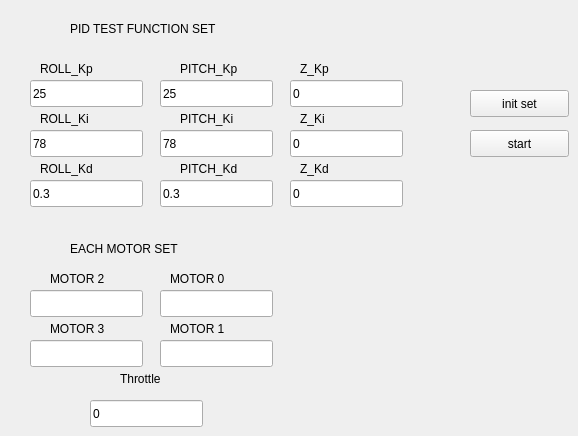
    <widget class="QWidget" name="tab_2">
     <attribute name="title">
      <string>PID Test</string>
     </attribute>
     <widget class="QLineEdit" name="motor1_offset_line">
      <property name="geometry">
       <rect>
        <x>160</x>
        <y>340</y>
        <width>113</width>
        <height>27</height>
       </rect>
      </property>
     </widget>
     <widget class="QLineEdit" name="pitch_ki_line">
      <property name="geometry">
       <rect>
        <x>160</x>
        <y>130</y>
        <width>113</width>
        <height>27</height>
       </rect>
      </property>
      <property name="text">
       <string>78</string>
      </property>
     </widget>
     <widget class="QLineEdit" name="motor0_offset_line">
      <property name="geometry">
       <rect>
        <x>160</x>
        <y>290</y>
        <width>113</width>
        <height>27</height>
       </rect>
      </property>
     </widget>
     <widget class="QLineEdit" name="pitch_kp_line">
      <property name="geometry">
       <rect>
        <x>160</x>
        <y>80</y>
        <width>113</width>
        <height>27</height>
       </rect>
      </property>
      <property name="text">
       <string>25</string>
      </property>
     </widget>
     <widget class="QLabel" name="label_7">
      <property name="geometry">
       <rect>
        <x>40</x>
        <y>160</y>
        <width>67</width>
        <height>17</height>
       </rect>
      </property>
      <property name="text">
       <string>ROLL_Kd</string>
      </property>
     </widget>
     <widget class="QLineEdit" name="roll_kd_line">
      <property name="geometry">
       <rect>
        <x>30</x>
        <y>180</y>
        <width>113</width>
        <height>27</height>
       </rect>
      </property>
      <property name="text">
       <string>0.3</string>
      </property>
     </widget>
     <widget class="QLabel" name="label_10">
      <property name="geometry">
       <rect>
        <x>180</x>
        <y>60</y>
        <width>67</width>
        <height>17</height>
       </rect>
      </property>
      <property name="text">
       <string>PITCH_Kp</string>
      </property>
     </widget>
     <widget class="QLabel" name="label_5">
      <property name="geometry">
       <rect>
        <x>40</x>
        <y>60</y>
        <width>67</width>
        <height>17</height>
       </rect>
      </property>
      <property name="text">
       <string>ROLL_Kp</string>
      </property>
     </widget>
     <widget class="QLabel" name="label_4">
      <property name="geometry">
       <rect>
        <x>50</x>
        <y>320</y>
        <width>67</width>
        <height>17</height>
       </rect>
      </property>
      <property name="text">
       <string>MOTOR 3</string>
      </property>
     </widget>
     <widget class="QLabel" name="label_6">
      <property name="geometry">
       <rect>
        <x>40</x>
        <y>110</y>
        <width>67</width>
        <height>17</height>
       </rect>
      </property>
      <property name="text">
       <string>ROLL_Ki</string>
      </property>
     </widget>
     <widget class="QLabel" name="label_15">
      <property name="geometry">
       <rect>
        <x>70</x>
        <y>20</y>
        <width>191</width>
        <height>17</height>
       </rect>
      </property>
      <property name="text">
       <string>PID TEST FUNCTION SET</string>
      </property>
     </widget>
     <widget class="QLabel" name="throutle_2">
      <property name="geometry">
       <rect>
        <x>120</x>
        <y>370</y>
        <width>67</width>
        <height>17</height>
       </rect>
      </property>
      <property name="text">
       <string>Throttle</string>
      </property>
     </widget>
     <widget class="QLabel" name="label_3">
      <property name="geometry">
       <rect>
        <x>50</x>
        <y>270</y>
        <width>67</width>
        <height>17</height>
       </rect>
      </property>
      <property name="text">
       <string>MOTOR 2</string>
      </property>
     </widget>
     <widget class="QPushButton" name="pid_test">
      <property name="geometry">
       <rect>
        <x>470</x>
        <y>130</y>
        <width>99</width>
        <height>27</height>
       </rect>
      </property>
      <property name="text">
       <string>start</string>
      </property>
     </widget>
     <widget class="QLineEdit" name="pitch_kd_line">
      <property name="geometry">
       <rect>
        <x>160</x>
        <y>180</y>
        <width>113</width>
        <height>27</height>
       </rect>
      </property>
      <property name="text">
       <string>0.3</string>
      </property>
     </widget>
     <widget class="QLineEdit" name="roll_ki_line">
      <property name="geometry">
       <rect>
        <x>30</x>
        <y>130</y>
        <width>113</width>
        <height>27</height>
       </rect>
      </property>
      <property name="text">
       <string>78</string>
      </property>
     </widget>
     <widget class="QLabel" name="label_16">
      <property name="geometry">
       <rect>
        <x>70</x>
        <y>240</y>
        <width>191</width>
        <height>17</height>
       </rect>
      </property>
      <property name="text">
       <string>EACH MOTOR SET</string>
      </property>
     </widget>
     <widget class="QLabel" name="label_8">
      <property name="geometry">
       <rect>
        <x>180</x>
        <y>110</y>
        <width>67</width>
        <height>17</height>
       </rect>
      </property>
      <property name="text">
       <string>PITCH_Ki</string>
      </property>
     </widget>
     <widget class="QLineEdit" name="motor3_offset_line">
      <property name="geometry">
       <rect>
        <x>30</x>
        <y>340</y>
        <width>113</width>
        <height>27</height>
       </rect>
      </property>
     </widget>
     <widget class="QLineEdit" name="roll_kp_line">
      <property name="geometry">
       <rect>
        <x>30</x>
        <y>80</y>
        <width>113</width>
        <height>27</height>
       </rect>
      </property>
      <property name="text">
       <string>25</string>
      </property>
     </widget>
     <widget class="QLabel" name="label_9">
      <property name="geometry">
       <rect>
        <x>180</x>
        <y>160</y>
        <width>67</width>
        <height>17</height>
       </rect>
      </property>
      <property name="text">
       <string>PITCH_Kd</string>
      </property>
     </widget>
     <widget class="QLineEdit" name="motor2_offset_line">
      <property name="geometry">
       <rect>
        <x>30</x>
        <y>290</y>
        <width>113</width>
        <height>27</height>
       </rect>
      </property>
     </widget>
     <widget class="QLabel" name="label_2">
      <property name="geometry">
       <rect>
        <x>170</x>
        <y>320</y>
        <width>67</width>
        <height>17</height>
       </rect>
      </property>
      <property name="text">
       <string>MOTOR 1</string>
      </property>
     </widget>
     <widget class="QLabel" name="label">
      <property name="geometry">
       <rect>
        <x>170</x>
        <y>270</y>
        <width>67</width>
        <height>17</height>
       </rect>
      </property>
      <property name="text">
       <string>MOTOR 0</string>
      </property>
     </widget>
     <widget class="QLineEdit" name="motor_throttle_line">
      <property name="geometry">
       <rect>
        <x>90</x>
        <y>400</y>
        <width>113</width>
        <height>27</height>
       </rect>
      </property>
      <property name="text">
       <string>0</string>
      </property>
     </widget>
     <widget class="QLineEdit" name="z_kd_line">
      <property name="geometry">
       <rect>
        <x>290</x>
        <y>180</y>
        <width>113</width>
        <height>27</height>
       </rect>
      </property>
      <property name="text">
       <string>0</string>
      </property>
     </widget>
     <widget class="QLabel" name="label_20">
      <property name="geometry">
       <rect>
        <x>300</x>
        <y>160</y>
        <width>67</width>
        <height>17</height>
       </rect>
      </property>
      <property name="text">
       <string>Z_Kd</string>
      </property>
     </widget>
     <widget class="QLineEdit" name="z_ki_line">
      <property name="geometry">
       <rect>
        <x>290</x>
        <y>130</y>
        <width>113</width>
        <height>27</height>
       </rect>
      </property>
      <property name="text">
       <string>0</string>
      </property>
     </widget>
     <widget class="QLineEdit" name="z_kp_line">
      <property name="geometry">
       <rect>
        <x>290</x>
        <y>80</y>
        <width>113</width>
        <height>27</height>
       </rect>
      </property>
      <property name="text">
       <string>0</string>
      </property>
     </widget>
     <widget class="QLabel" name="label_21">
      <property name="geometry">
       <rect>
        <x>300</x>
        <y>60</y>
        <width>67</width>
        <height>17</height>
       </rect>
      </property>
      <property name="text">
       <string>Z_Kp</string>
      </property>
     </widget>
     <widget class="QLabel" name="label_22">
      <property name="geometry">
       <rect>
        <x>300</x>
        <y>110</y>
        <width>67</width>
        <height>17</height>
       </rect>
      </property>
      <property name="text">
       <string>Z_Ki</string>
      </property>
     </widget>
     <widget class="QPushButton" name="pid_init_set_Button">
      <property name="geometry">
       <rect>
        <x>470</x>
        <y>90</y>
        <width>99</width>
        <height>27</height>
       </rect>
      </property>
      <property name="text">
       <string>init set</string>
      </property>
     </widget>
    </widget>
